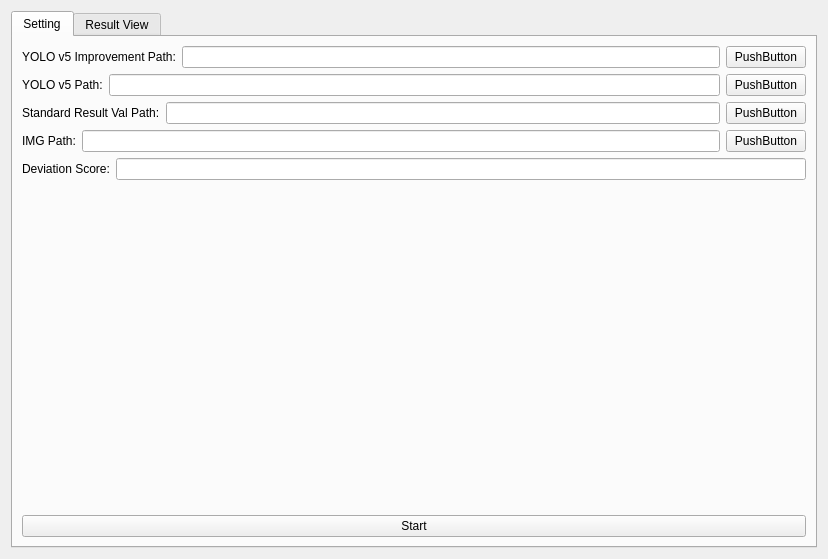
<?xml version="1.0" encoding="UTF-8"?>
<ui version="4.0">
 <class>Form</class>
 <widget class="QWidget" name="Form">
  <property name="geometry">
   <rect>
    <x>0</x>
    <y>0</y>
    <width>828</width>
    <height>559</height>
   </rect>
  </property>
  <property name="windowTitle">
   <string>Form</string>
  </property>
  <layout class="QGridLayout" name="gridLayout_4">
   <item row="0" column="0">
    <widget class="QTabWidget" name="tab_widget">
     <property name="enabled">
      <bool>true</bool>
     </property>
     <property name="currentIndex">
      <number>0</number>
     </property>
     <widget class="QWidget" name="setting_tab">
      <attribute name="title">
       <string>Setting</string>
      </attribute>
      <layout class="QGridLayout" name="gridLayout_2">
       <item row="2" column="0">
        <widget class="QLabel" name="label_6">
         <property name="text">
          <string/>
         </property>
        </widget>
       </item>
       <item row="0" column="0">
        <layout class="QGridLayout" name="gridLayout_3">
         <item row="2" column="0">
          <layout class="QHBoxLayout" name="horizontalLayout_3">
           <item>
            <widget class="QLabel" name="label_3">
             <property name="text">
              <string>Standard Result Val Path:</string>
             </property>
            </widget>
           </item>
           <item>
            <widget class="QLineEdit" name="standard_path_line_edit"/>
           </item>
           <item>
            <widget class="QPushButton" name="pushButton_3">
             <property name="text">
              <string>PushButton</string>
             </property>
            </widget>
           </item>
          </layout>
         </item>
         <item row="3" column="0">
          <layout class="QHBoxLayout" name="horizontalLayout_4">
           <item>
            <widget class="QLabel" name="label_4">
             <property name="text">
              <string>IMG Path:</string>
             </property>
            </widget>
           </item>
           <item>
            <widget class="QLineEdit" name="img_path_line_edit"/>
           </item>
           <item>
            <widget class="QPushButton" name="pushButton_4">
             <property name="text">
              <string>PushButton</string>
             </property>
            </widget>
           </item>
          </layout>
         </item>
         <item row="0" column="0">
          <layout class="QHBoxLayout" name="horizontalLayout_2">
           <item>
            <widget class="QLabel" name="label_2">
             <property name="text">
              <string>YOLO v5 Improvement Path:</string>
             </property>
            </widget>
           </item>
           <item>
            <widget class="QLineEdit" name="a_path_line_edit"/>
           </item>
           <item>
            <widget class="QPushButton" name="pushButton">
             <property name="text">
              <string>PushButton</string>
             </property>
            </widget>
           </item>
          </layout>
         </item>
         <item row="4" column="0">
          <layout class="QHBoxLayout" name="horizontalLayout_5">
           <item>
            <widget class="QLabel" name="label_5">
             <property name="text">
              <string>Deviation Score:</string>
             </property>
            </widget>
           </item>
           <item>
            <widget class="QLineEdit" name="lineEdit"/>
           </item>
          </layout>
         </item>
         <item row="1" column="0">
          <layout class="QHBoxLayout" name="horizontalLayout">
           <item>
            <widget class="QLabel" name="label">
             <property name="text">
              <string>YOLO v5 Path:</string>
             </property>
            </widget>
           </item>
           <item>
            <widget class="QLineEdit" name="b_path_line_edit"/>
           </item>
           <item>
            <widget class="QPushButton" name="pushButton_2">
             <property name="text">
              <string>PushButton</string>
             </property>
            </widget>
           </item>
          </layout>
         </item>
        </layout>
       </item>
       <item row="3" column="0">
        <widget class="QPushButton" name="compare_start">
         <property name="text">
          <string>Start</string>
         </property>
        </widget>
       </item>
      </layout>
     </widget>
     <widget class="QWidget" name="result_view_tab">
      <attribute name="title">
       <string>Result View</string>
      </attribute>
      <layout class="QGridLayout" name="gridLayout">
       <item row="0" column="0">
        <widget class="QTableWidget" name="res_table">
         <property name="enabled">
          <bool>true</bool>
         </property>
         <column>
          <property name="text">
           <string>IMAGE ID</string>
          </property>
         </column>
         <column>
          <property name="text">
           <string>IMG VIEW</string>
          </property>
         </column>
         <column>
          <property name="text">
           <string>IMG INF</string>
          </property>
         </column>
         <column>
          <property name="text">
           <string>CATEGORY VIEW</string>
          </property>
         </column>
         <column>
          <property name="text">
           <string>IMP CATE COVERAGE RATE</string>
          </property>
         </column>
         <column>
          <property name="text">
           <string>INTR CATE COVERAGE RATE</string>
          </property>
         </column>
         <column>
          <property name="text">
           <string>BOX VIEW</string>
          </property>
         </column>
         <column>
          <property name="text">
           <string>IMP BOX AMOUNT</string>
          </property>
         </column>
         <column>
          <property name="text">
           <string>INTR BOX AMOUNT</string>
          </property>
         </column>
         <column>
          <property name="text">
           <string>IMP BOX COVERAGE RATE</string>
          </property>
         </column>
         <column>
          <property name="text">
           <string>INTR BOX COVERAGE RATE</string>
          </property>
         </column>
         <column>
          <property name="text">
           <string>IMP COMPREHENSIVE EVALUATION</string>
          </property>
         </column>
         <column>
          <property name="text">
           <string>INTR COMPREHENSIVE EVALUATION</string>
          </property>
         </column>
        </widget>
       </item>
      </layout>
     </widget>
    </widget>
   </item>
  </layout>
 </widget>
 <resources/>
 <connections/>
</ui>
